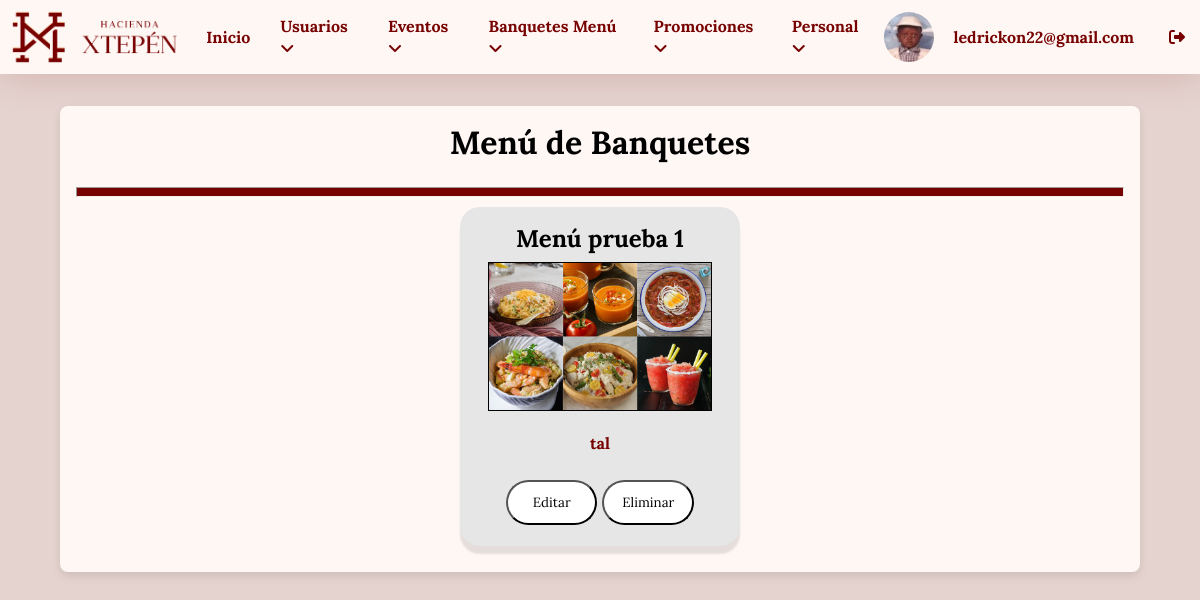
The app's page /login/dashboard_banquetes.php (signed in), older data.
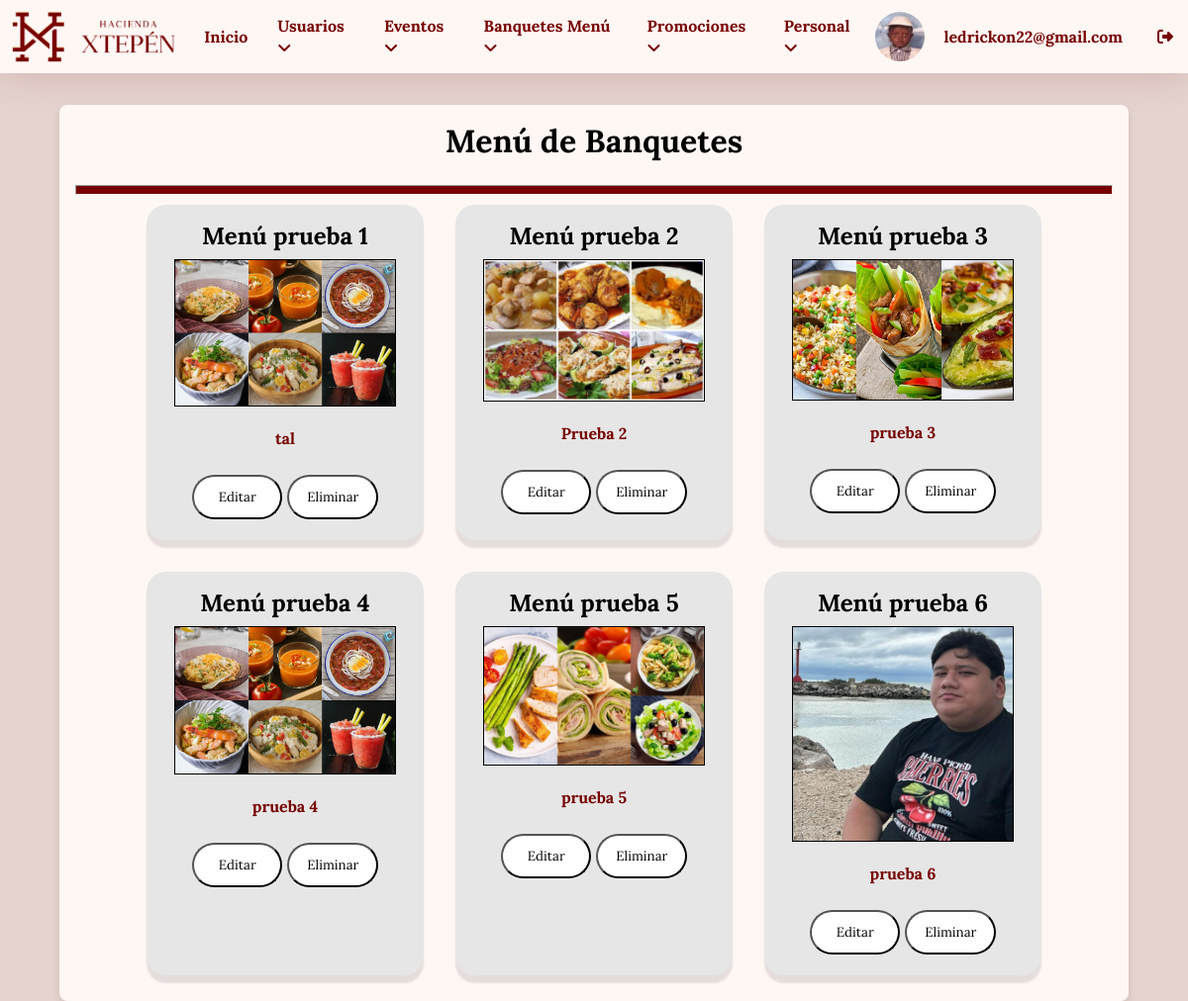
The same page, newer data.
### tables this page shows
CREATE TABLE `banquete_menu` (
  `id` int(11) NOT NULL,
  `nombre_menu` varchar(100) DEFAULT NULL,
  `descripcion` text DEFAULT NULL,
  `imagen` varchar(255) DEFAULT NULL
);

### login/dashboard_banquetes.php (the view, shortened to what this page needs)
<!DOCTYPE html>
<html lang="en">
<head>
    <link rel="stylesheet" href="styles/stylebanqts.css">
</head>
<body>
    <?php include "menu.php";?>
    <div class="contenedor_menu">
        <h1>Menú de Banquetes</h1>
        <hr>
        <div class="menu-list">
            <?php
            require "conexion.php";
            $query = "SELECT * FROM banquete_menu";
            $result = mysqli_query($conectar, $query);
            if ($result && mysqli_num_rows($result) > 0) {
                while ($fila = mysqli_fetch_assoc($result)) {
                    echo '<div class="menu-card">';
                    echo '<h2>' . htmlspecialchars($fila['nombre_menu']) . '</h2>';
                    echo '<img src="' . htmlspecialchars($fila['imagen']) . '" alt="Imagen de ' . htmlspecialchars($fila['nombre_menu']) . '">';
                    echo '<p>' . htmlspecialchars($fila['descripcion']) . '</p>';
                    echo "<br>";
                    echo '<div class="contenedor_btn">';
                    echo '<button class="buttonsbmt2"><a href="editar_menu.php?id=' . $fila['id'] . '">Editar</a></button>';
                    echo '<button class="buttonsbmt2" onClick="validar(\'eliminar_menu.php?id=' . $fila['id'] . '\')">Eliminar</button>';
                    echo '</div>';
                    echo '</div>';
                }
            } else {
                echo '<p>No hay menús disponibles actualmente.</p>';
            }
            ?>
        </div>
    </div>
</body>
</html>

Row changes from the older to the newer data that the page shows:
added banquete_menu: nombre_menu "Menú prueba 2", imagen (picture), descripcion "Prueba 2"
added banquete_menu: nombre_menu "Menú prueba 3", imagen (picture), descripcion "prueba 3"
added banquete_menu: nombre_menu "Menú prueba 4", imagen (picture), descripcion "prueba 4"
added banquete_menu: nombre_menu "Menú prueba 5", imagen (picture), descripcion "prueba 5"
added banquete_menu: nombre_menu "Menú prueba 6", imagen (picture), descripcion "prueba 6"
